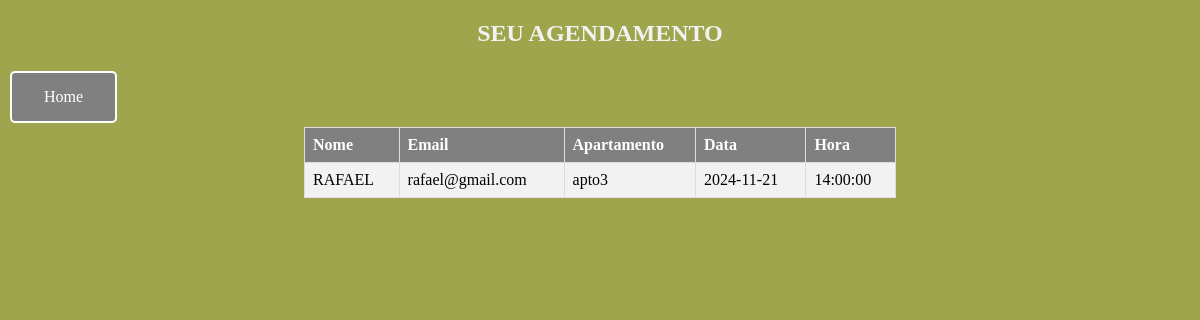
/seuagendamento.php, run on the app's committed database.
### tables this page shows
CREATE TABLE `agendamentos` (
  `id` int(11) NOT NULL,
  `apartamento` varchar(50) NOT NULL,
  `data` date NOT NULL,
  `hora` time NOT NULL,
  `nome` varchar(255) NOT NULL,
  `email` varchar(255) NOT NULL,
  `data_criacao` timestamp NOT NULL DEFAULT current_timestamp()
);

### seuagendamento.php (the view, shortened to what this page needs)
<!DOCTYPE html>
<html lang="en">
<head>
</head>
<body>
    <header>
        <h2>SEU AGENDAMENTO</h2>
        <a href="index.php" class="btn-home">Home</a>
    </header>
<section>
    <?php
include_once('config.php');
$sql = "SELECT * FROM agendamentos ORDER BY id DESC LIMIT 1";
$result = mysqli_query($conexao, $sql);
if (mysqli_num_rows($result) > 0) {
    echo "<table>
            <tr>
                <th>Nome</th>
                <th>Email</th>
                <th>Apartamento</th>
                <th>Data</th>
                <th>Hora</th>
            </tr>";
    while($row = mysqli_fetch_assoc($result)) {
        echo "<tr>
                <td>" . $row["nome"] . "</td>
                <td>" . $row["email"] . "</td>
                <td>" . $row["apartamento"] . "</td>
                <td>" . $row["data"] . "</td>
                <td>" . $row["hora"] . "</td>
            </tr>";
    }
    echo "</table>";
} else {
    echo "0 results";
}
?>
</section>
</body>
</html>

### seuagendamento.php (style rules this page uses)
body { background-color: rgba(148, 156, 57, 0.9); }
table { border-collapse: collapse; width: 50%; margin-left: 25%; }
th, td { text-align: left; padding: 8px; border: 1px solid #ddd; }
tr:nth-child(even) { background-color: #f2f2f2; }
th { background-color: #808080; color: white; }
h2 { text-align: center; color: #f2f2f2; }
.btn-home { background-color: #808080; border: 2px solid white; border-radius: 5px; color: white; padding: 15px 32px; text-align: center; text-decoration: none; display: inline-block; font-size: 16px; margin: 4px 2px; cursor: pointer; transition: all 0.3s ease; }

### data on the page
agendamentos: nome "RAFAEL", email "rafael@gmail.com", apartamento "apto3", data "2024-11-21", hora "14:00:00"
